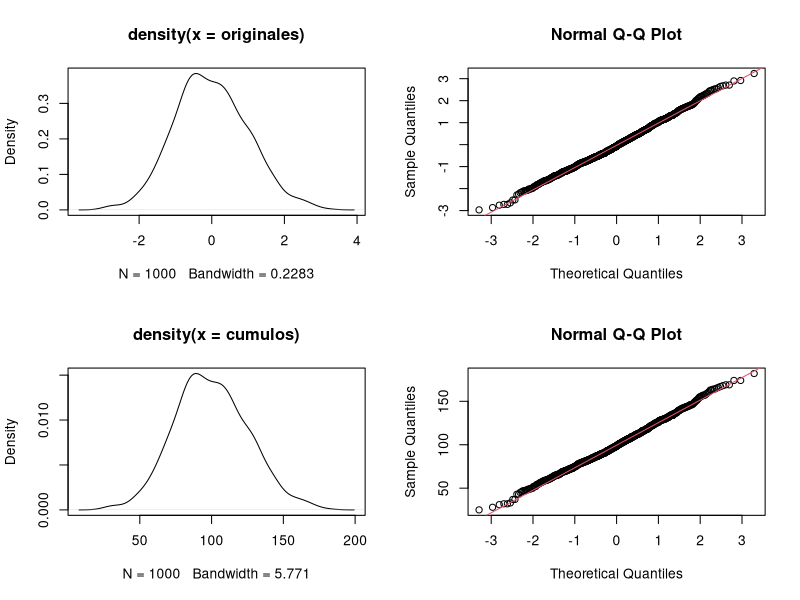

Here is the R script that generated this plot:
k <- 1000
n <- 100000
originales <- rnorm(k)
cumulos <- originales - min(originales)  + 1
cumulos <- round(n * cumulos / sum(cumulos))
cumulos <- round(cumulos) 
diferencia <- n - sum(cumulos) 
if (diferencia > 0) { 
    for (i in 1:diferencia) {
        p <- sample(1:k, 1) 
        cumulos[p] <- cumulos[p] + 1 
    }
} else if (diferencia < 0) { 
    for (i in 1:-diferencia) {
        p <- sample(1:k, 1) 
        if (cumulos[p] > 1) { 
            cumulos[p] <- cumulos[p] - 1 
        }
    }
}
png("p8_norm.png")
par(mfrow = c(2, 2)) # juntamos graficas
plot(density(originales)) # lo generado que era normal
print(shapiro.test(originales))
qqnorm(originales)
qqline(originales, col = 2)
plot(density(cumulos)) # lo nuestro que hemos modificado
print(shapiro.test(cumulos))
qqnorm(cumulos)
qqline(cumulos, col = 2)
graphics.off()
